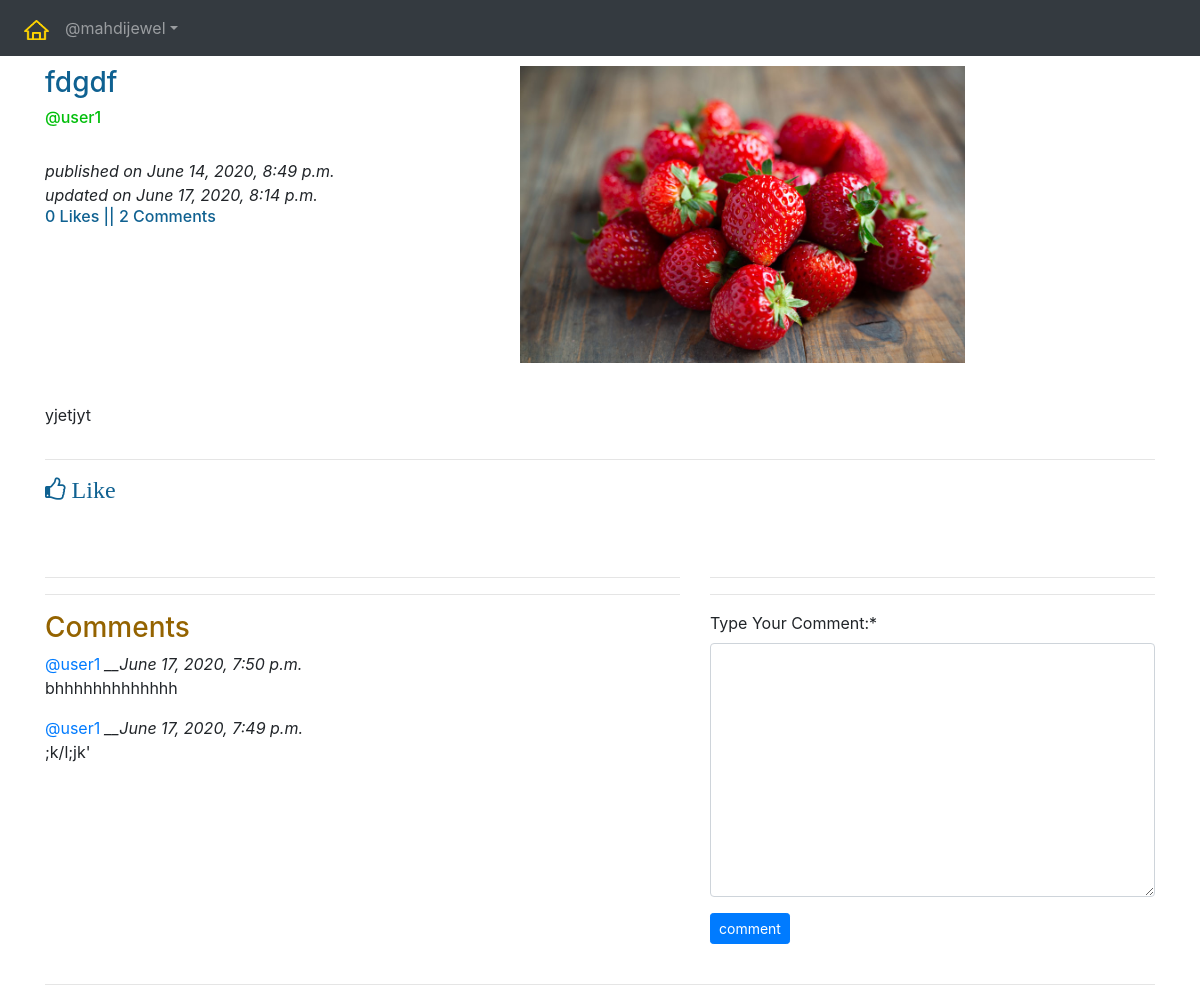
Page /blogs/details/fdgdf-5689f37e-7f61-4ffe-808f-e05c9e903e06 (signed in) on the committed database.
### app_blog/models.py (models this page shows, shortened)
class Blog(models.Model):
    author = models.ForeignKey(User, on_delete=models.CASCADE, related_name='post_author')
    blog_title = models.CharField(max_length=264, verbose_name="Add a Title")
    slug = models.SlugField(max_length=264, unique=True)
    blog_content = models.TextField(verbose_name="what is on your mind?")
    blog_image = models.ImageField(upload_to='blog_images', verbose_name="Blog Image")
    publish_date = models.DateTimeField(auto_now_add=True)
    update_date = models.DateTimeField(auto_now=True)
    """
    class Meta:
        ordering = ['-publish_date'] #another way of oredring by objects instead of queryset
    """

class Comment(models.Model):
    blog = models.ForeignKey(Blog, on_delete=models.CASCADE, related_name='blog_comments')
    user = models.ForeignKey(User,on_delete=models.CASCADE, related_name='user_comments')
    comment = models.TextField(verbose_name="Type Your Comment:")
    comment_date = models.DateTimeField(auto_now_add=True)
    class Meta:
        ordering = ['-comment_date']

### app_blog/views.py (the view, shortened to what this page needs)
# urls.py: path('details/<slug>', views.blog_details, name='blog_details'),
@login_required
def blog_details(request, slug):
    blog = Blog.objects.get(slug=slug)
    comment_form = commentForm()
    already_liked = Like.objects.filter(blog=blog, user=request.user)
    if already_liked:
        liked = True
    else:
        liked = False
    diction = {'blog': blog, 'comment_form': comment_form, 'liked': liked}
    return render(request, 'app_blog/blog_details.html', context=diction)

### app_blog/forms.py
class commentForm(forms.ModelForm):
    class Meta:
        model = Comment
        fields = ('comment', )

### templates/app_blog/blog_details.html (shortened to what this page needs)
{% extends 'base.html' %}
{% load crispy_forms_tags %}
{% block bodyblock %}
    <div class="row">
        <div class="col-sm-5">
            <h3 style="color:#0f6191">{{blog.blog_title}}</h3>
            <h6 style="color:#02bf0b">@{{blog.author}}</h6><br>
            <i>published on {{blog.publish_date}}</i><br>
            <i>updated on {{blog.update_date}}</i>
            <h6 style="color:#0f6191">{{blog.liked_blog.count}} Likes || {{blog.blog_comments.count}} Comments</h6>
        </div>
        <div class="col-sm-5">
        <img src="/media/{{blog.blog_image}}" alt="{{blog.blog_title}}" title="{{blog.blog_title}}" width="100%">
        </div>
        <div class='col-sm-1'></div>
        <div class="col-sm-10">
        <br><p>{{blog.blog_content|linebreaks}}</p>
        </div>
        <div class='col-sm-1'></div>
    </div>
    <hr>
    {% if liked %}
    <a href="{% url 'app_blog:unliked' pk=blog.pk %}">
        <h4 style="color:#0f6191"><i class="fa fa-thumbs-o-down fa" aria-hidden="true"> Unlike</i></h4>
    </a>
    {% else %}
    <a href="{% url 'app_blog:liked' pk=blog.pk %}">
        <h4 style="color:#0f6191"><i class="fa fa-thumbs-o-up fa" aria-hidden="true"> Like</i></h4>
    </a>
    {% endif %}
    <br>
    <br>
    <div class="row">
        <div class="col-sm-7">
        <hr>
        <hr>
            <h3 style="color:#946300">Comments</h3>
            {% for comment in blog.blog_comments.all %}
            <a href="#">@{{comment.user}}</a> <i>__{{comment.comment_date}}</i><br>
            <p>{{comment.comment}}</p>
            {% endfor %}
            <br>
        </div>
        <div class="col-sm-5">
            <hr>
            <hr>
            <form method="POST">
                {{comment_form|crispy}}
                <button class="btn btn-primary btn-sm">comment</button>
                <br><br>
            </form>
        </div>
    </div>
    <hr>
{% endblock bodyblock %}

### templates/base.html (shortened to what this page needs)
<!DOCTYPE html>
<html lang="en">
<head>
  <link rel="stylesheet" href="https://maxcdn.bootstrapcdn.com/bootstrap/4.4.1/css/bootstrap.min.css">
  <link href="https://maxcdn.bootstrapcdn.com/font-awesome/4.7.0/css/font-awesome.min.css" rel="stylesheet">
</head>
<body>
    <nav class="navbar navbar-expand-sm bg-dark navbar-dark" text-align="center">
        <ul class="navbar-nav">
            <li class= "nav-item">
                <a class="nav-link" href="{% url 'index'%}"><img src="/media/logo.png" width="25px" height="20px"></a>
            </li>
            {% if user.is_authenticated %}
            <div class="nav-item dropdown">
            <a href="#" class="nav-link dropdown-toggle" id="navdrop" data-toggle="dropdown">@{{user.username}}</a>
            </div>
            {% endif %}
        </ul>
    </nav>
    <div class="container" style="padding-top:10px">
        {% block bodyblock %}
        {% endblock bodyblock %}
    </div>
</body>
</html>

### rows in the picture
Blog: blog_title "fdgdf", author "user1", publish_date "June 14, 2020, 8:49 p.m.", update_date "June 17, 2020, 8:14 p.m.", liked_blog.count "0", blog_comments.count "2", blog_image (picture), blog_content "yjetjyt"
Comment: user "user1", comment_date "June 17, 2020, 7:50 p.m.", comment "bhhhhhhhhhhhhh"
Comment: user "user1", comment_date "June 17, 2020, 7:49 p.m.", comment ";k/l;jk'"

### other values in the picture
{{ user.username }} "mahdijewel"
